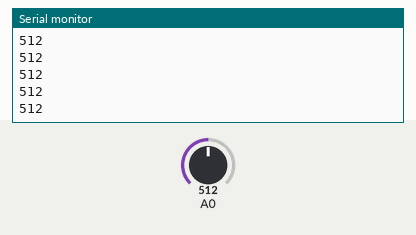
The sketch below on a simulated Arduino Uno, built with avr-gcc and run on an emulated ATmega328P. Shown: the last lines printed to the serial monitor. The test bench sets the inputs (shaded band); at power-on: A0 = 512.

Above: at 1.2 s.
1.3 s: A0 set to 716
At 2.2 s:
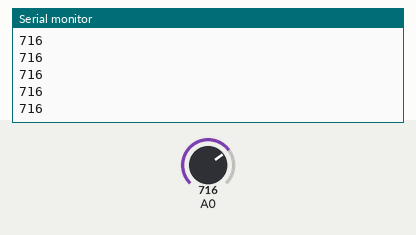
2.8 s: A0 set to 900
At 3.4 s:
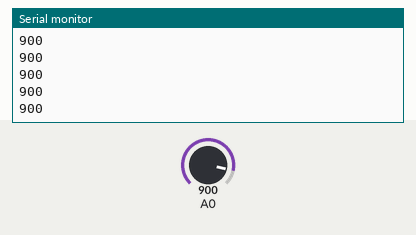
Timing chart, 0 to 5.8 s (numbered marks = the images above; inputs shaded):
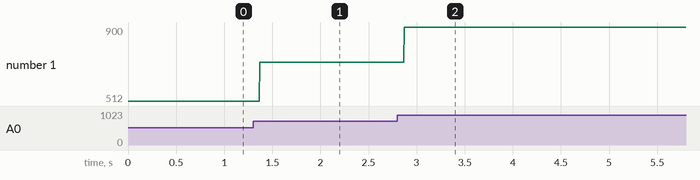

Measured:
- after the input at 1.3 s, the serial monitor: prints a new line after 0.07 s (image 1)
- after the input at 2.8 s, the serial monitor: prints a new line after 0.07 s (image 2)
- plotted number 1: 512 → 716 after the input at 1.3 s, 716 → 900 after the input at 2.8 s

The sketch:

analogIN.ino
```cpp
int analogV = 0;

void setup() {
  // put your setup code here, to run once:
  Serial.begin(9600);
}

void loop() {
  // put your main code here, to run repeatedly:
  analogV = analogRead(0);
  Serial.println(analogV);
}
```
